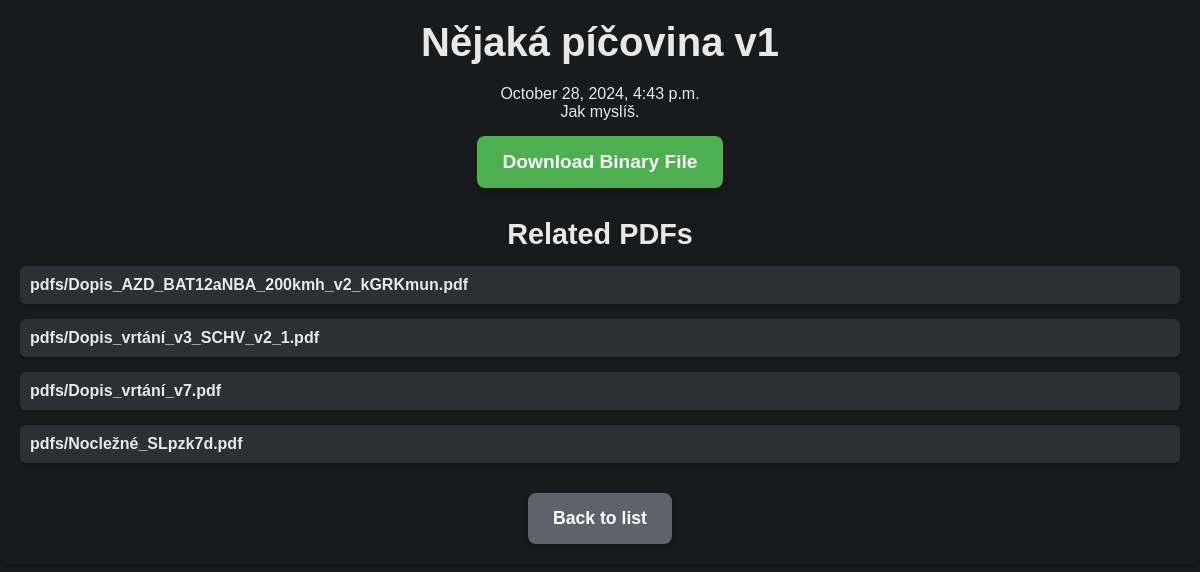
The page /programy/1/ (signed in) on the database its author committed.
### SedloWebApp/models.py (models this page shows, shortened)
class BinaryFile(models.Model):
    name = models.CharField(max_length=255)
    file = models.FileField(upload_to='binaries/')
    uploaded_at = models.DateTimeField(auto_now_add=True)
    short_desc = models.TextField(default='')
    long_desc = models.TextField(default='')
    image = models.ImageField(upload_to='program_images/', null=True, blank=True)  # New optional image field

class RelatedPDF(models.Model):
    binary_file = models.ForeignKey(BinaryFile, related_name='pdfs', on_delete=models.CASCADE)
    pdf_file = models.FileField(upload_to='pdfs/')

### SedloWebApp/views.py (the view)
# urls.py: path('programy/<int:file_id>/', views.file_detail, name='file_detail'),
@login_required
def file_detail(request, file_id):
    binary_file = get_object_or_404(BinaryFile, id=file_id)
    return render(request, 'file_detail.html', {'binary_file': binary_file})

### templates/file_detail.html (shortened to what this page needs)
<!DOCTYPE html>
<html lang="en">
<head>
    {% load static %}
    <link rel="stylesheet" href="{% static 'css/styles.css' %}">
</head>
<body>
    <div class="container">
        <div class="detail-header">
            <h1>{{ binary_file.name }}</h1>
            <p>{{ binary_file.uploaded_at|date:"F j, Y, g:i a" }}</p>
            <p> {{ binary_file.long_desc }}</p>
            <a href="{{ binary_file.file.url }}" download class="button download-button">Download Binary File</a>
        </div>
        <div class="pdf-section">
            <h2>Related PDFs</h2>
            {% if binary_file.pdfs.all %}
                <div class="pdf-list">
                    {% for pdf in binary_file.pdfs.all %}
                        <a href="{{ pdf.pdf_file.url }}" download class="pdf-item">
                            <div class="pdf-info">
                                <span class="pdf-name">{{ pdf.pdf_file.name|default:"Unnamed PDF" }}</span>
                            </div>
                        </a>
                    {% endfor %}
                </div>
            {% else %}
                <span>No PDFs available for this file.</span>
            {% endif %}
        </div>
        <a href="{% url 'programy' %}" class="button back-button">Back to list</a>
    </div>
</body>
</html>

### SedloWebApp/static/css/styles.css (style rules this page uses)
* { margin: 0; padding: 0; box-sizing: border-box; }
body { font-family: 'Arial', sans-serif; background-color: #181a1b; color: #e8e8e8; display: flex; flex-direction: column; justify-content: center; align-items: center; margin: 0; }
.container { width: 100%; margin: 0 auto; padding: 20px; color: #e8e8e8; border-radius: 8px; box-shadow: 0 4px 8px rgba(0, 0, 0, 0.2); text-align: center; }
.container h1 { font-size: 2.5rem; margin-bottom: 20px; }
.pdf-section { margin-top: 30px; }
.pdf-section h2 { font-size: 1.8rem; color: #e8e8e8; margin-bottom: 15px; }
.pdf-list { display: flex; flex-direction: column; gap: 15px; }
.pdf-item { display: flex; align-items: center; padding: 10px; background-color: #2c2f33; border-radius: 6px; color: #e8e8e8; box-shadow: 0 2px 4px rgba(0, 0, 0, 0.1); transition: background-color 0.3s, box-shadow 0.3s; text-decoration: none; }
.pdf-info { display: flex; flex-direction: column; }
.pdf-name { font-size: 1rem; font-weight: bold; color: #e8e8e8; }
.button { display: inline-block; padding: 12px 20px; margin-top: 15px; border-radius: 6px; font-size: 1rem; text-align: center; transition: background-color 0.3s ease; }
.download-button { position: relative; display: inline-block; padding: 15px 25px; color: white; font-family: Arial, sans-serif; font-weight: bold; font-size: 1.2em; text-align: center; text-decoration: none; background-color: #4caf50; border-radius: 8px; transition: background-color 0.3s ease, transform 0.2s ease; box-shadow: 0 4px 6px rgba(0, 0, 0, 0.2); }
.back-button { position: relative; display: inline-block; padding: 15px 25px; color: white; font-family: Arial, sans-serif; font-weight: bold; font-size: 1.1em; text-align: center; text-decoration: none; background-color: #5c636a; border-radius: 8px; margin-top: 30px; transition: background-color 0.3s ease, transform 0.2s ease; box-shadow: 0 4px 6px rgba(0, 0, 0, 0.2); }

### rows shown on the page
BinaryFile: name "Nějaká píčovina v1", uploaded_at "October 28, 2024, 4:43 p.m.", long_desc "Jak myslíš."
RelatedPDF: pdf_file.name "pdfs/Dopis_AZD_BAT12aNBA_200kmh_v2_kGRKmun.pdf"
RelatedPDF: pdf_file.name "pdfs/Dopis_vrtání_v3_SCHV_v2_1.pdf"
RelatedPDF: pdf_file.name "pdfs/Dopis_vrtání_v7.pdf"
RelatedPDF: pdf_file.name "pdfs/Nocležné_SLpzk7d.pdf"
